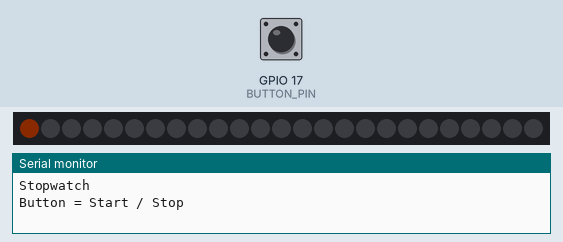
Bench run of a sketch on a simulated ESP32. Parts: 25 RGB LEDs in strip order, left to right, the last lines printed to the serial monitor. The test bench sets the inputs (shaded band); at power-on: GPIO 17 (BUTTON_PIN) HIGH. Dim RGB values are drawn brighter than linear.

Above: at 1.2 s.
1.3 s: GPIO 17 (BUTTON_PIN) pulled LOW for 0.15 s
4.4 s: GPIO 17 (BUTTON_PIN) pulled LOW for 1 s
6.9 s: GPIO 17 (BUTTON_PIN) pulled LOW for 0.15 s
At 8.6 s:
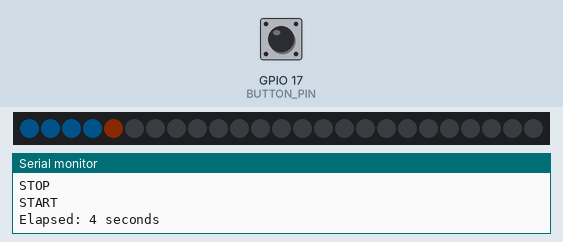
At 28.6 s:
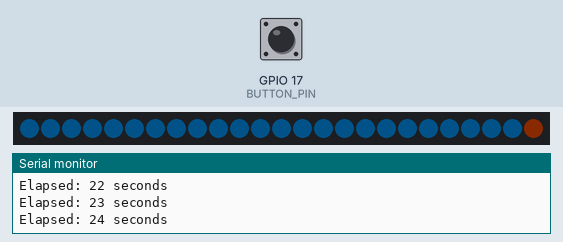
Timing chart, 0 to 30.1 s (numbered marks = the images above; inputs shaded):
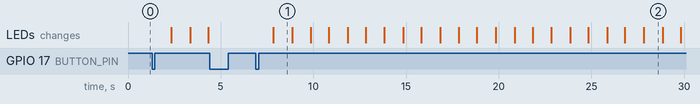

Measured:
- after the input at 6.9 s, the LEDs: change after 0.93 s (image 1)
- what the display in image 2 shows lasts 1.0 s, from 27.8 s to 28.8 s

The sketch:

LED_Matrix_Stopwatch.ino
```cpp
/*
  Stopwatch on Matrix - FreeRTOS Version

  This program uses a push button to start and stop a stopwatch.
  The LED matrix progressively fills with one LED for each
  elapsed second.

  After 25 seconds, the display cycles through the matrix again
  while the stopwatch continues counting.

  The elapsed time is also displayed on the Serial Monitor.

  FreeRTOS tasks:
    1. ButtonTask    - Detects and debounces the button.
    2. StopwatchTask - Maintains stopwatch timing and Serial output.
    3. DisplayTask   - Updates the LED matrix.

  Shared stopwatch data is protected with a mutex.
*/

#include <Arduino.h>
#include <Adafruit_NeoPixel.h>

#define MATRIX_PIN 7
#define NUM_LEDS 25
#define BUTTON_PIN 17
#define POWER_PIN 16

#define BUTTON_DEBOUNCE_MS 100

Adafruit_NeoPixel matrix(
  NUM_LEDS,
  MATRIX_PIN,
  NEO_GRB + NEO_KHZ800
);


// ============================================================================
// Shared stopwatch state
// ============================================================================

bool running = false;

unsigned long startMillis = 0;
unsigned long elapsedBeforePause = 0;

unsigned long currentElapsed = 0;


// Mutex protecting shared stopwatch variables
SemaphoreHandle_t stopwatchMutex;


// ============================================================================
// Button state
// ============================================================================

bool lastButton = HIGH;


// ============================================================================
// Draw stopwatch progress
// ============================================================================

void drawStopwatch(unsigned long seconds)
{
  matrix.clear();

  // Cycle through the 25 LEDs.
  int count = seconds % 25;

  // Fill one LED for each elapsed second.
  for (int i = 0; i < count; i++)
  {
    matrix.setPixelColor(
      i,
      matrix.Color(0, 150, 255)
    );
  }

  // Show the current position in orange.
  if (count < 25)
  {
    matrix.setPixelColor(
      count,
      matrix.Color(255, 80, 0)
    );
  }

  matrix.show();
}


// ============================================================================
// Button task
// ============================================================================

void ButtonTask(void *parameter)
{
  while (true)
  {
    bool button = digitalRead(BUTTON_PIN);

    // Detect a new button press.
    if (lastButton == HIGH && button == LOW)
    {
      if (xSemaphoreTake(stopwatchMutex, portMAX_DELAY) == pdTRUE)
      {
        // Start or resume the stopwatch.
        if (!running)
        {
          startMillis = millis();
          running = true;

          Serial.println("START");
        }

        // Stop and save the elapsed time.
        else
        {
          elapsedBeforePause +=
            millis() - startMillis;

          running = false;

          Serial.println("STOP");
        }

        xSemaphoreGive(stopwatchMutex);
      }

      // Basic button debounce.
      vTaskDelay(
        pdMS_TO_TICKS(BUTTON_DEBOUNCE_MS)
      );
    }

    lastButton = button;

    // Run the button task every 10 ms.
    vTaskDelay(
      pdMS_TO_TICKS(10)
    );
  }
}


// ============================================================================
// Stopwatch timing task
// ============================================================================

void StopwatchTask(void *parameter)
{
  unsigned long lastPrint = 0;

  while (true)
  {
    unsigned long elapsed = 0;

    if (xSemaphoreTake(stopwatchMutex, portMAX_DELAY) == pdTRUE)
    {
      if (running)
      {
        elapsed =
          elapsedBeforePause +
          (millis() - startMillis);
      }
      else
      {
        elapsed = elapsedBeforePause;
      }

      currentElapsed = elapsed;

      xSemaphoreGive(stopwatchMutex);
    }

    unsigned long seconds =
      elapsed / 1000;

    // Print only when the displayed second changes.
    if (seconds != lastPrint)
    {
      Serial.print("Elapsed: ");
      Serial.print(seconds);
      Serial.println(" seconds");

      lastPrint = seconds;
    }

    // Stopwatch timing does not need to run extremely quickly.
    vTaskDelay(
      pdMS_TO_TICKS(20)
    );
  }
}


// ============================================================================
// Matrix display task
// ============================================================================

void DisplayTask(void *parameter)
{
  while (true)
  {
    unsigned long elapsed;

    if (xSemaphoreTake(stopwatchMutex, portMAX_DELAY) == pdTRUE)
    {
      elapsed = currentElapsed;

      xSemaphoreGive(stopwatchMutex);
    }

    unsigned long seconds =
      elapsed / 1000;

    drawStopwatch(seconds);

    // Refresh the display periodically.
    vTaskDelay(
      pdMS_TO_TICKS(50)
    );
  }
}


// ============================================================================
// Setup
// ============================================================================

void setup()
{
  Serial.begin(115200);

  // Configure button with internal pull-up.
  pinMode(
    BUTTON_PIN,
    INPUT_PULLUP
  );

  // GPIO 16 is kept LOW as in the original program.
  pinMode(
    POWER_PIN,
    OUTPUT
  );

  digitalWrite(
    POWER_PIN,
    LOW
  );

  // Initialize the matrix.
  matrix.begin();

  matrix.setBrightness(10);

  matrix.clear();
  matrix.show();

  // Create mutex for shared stopwatch data.
  stopwatchMutex =
    xSemaphoreCreateMutex();

  if (stopwatchMutex == NULL)
  {
    Serial.println(
      "ERROR: Failed to create mutex."
    );

    while (true)
    {
      vTaskDelay(
        pdMS_TO_TICKS(1000)
      );
    }
  }

  Serial.println("Stopwatch");
  Serial.println("Button = Start / Stop");

  // Create FreeRTOS tasks.

  xTaskCreatePinnedToCore(
    ButtonTask,
    "ButtonTask",
    2048,
    NULL,
    2,
    NULL,
    0
  );

  xTaskCreatePinnedToCore(
    StopwatchTask,
    "StopwatchTask",
    2048,
    NULL,
    1,
    NULL,
    1
  );

  xTaskCreatePinnedToCore(
    DisplayTask,
    "DisplayTask",
    2048,
    NULL,
    1,
    NULL,
    1
  );
}


// ============================================================================
// Main Arduino loop
// ============================================================================

void loop()
{
  // The application is now controlled by FreeRTOS tasks.
  // Nothing needs to run from the Arduino loop.
  vTaskDelay(
    pdMS_TO_TICKS(1000)
  );
}
```
